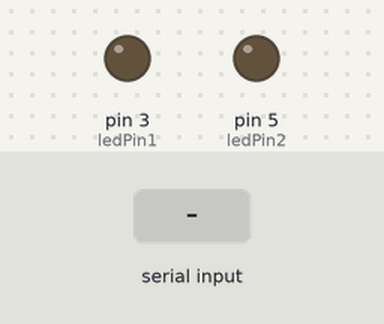
Recording of a sketch running on a simulated Arduino Uno, built with avr-gcc and run on an emulated ATmega328P. Shown: output pins drawn as LEDs (lit = HIGH). Inputs (shaded band) come from the test bench.

Above: at 1.2 s.
1.3 s: "A" received over Serial
At 2.5 s:
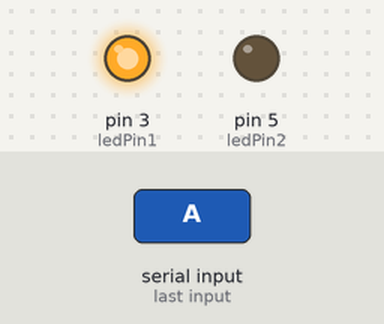
2.8 s: "B" received over Serial
At 3.6 s:
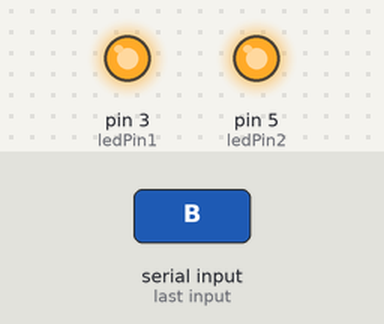
Timing chart, 0 to 5.8 s (numbered marks = the images above; inputs shaded):
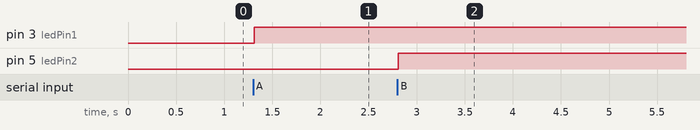

Measured:
- after the input at 1.3 s, pin 3 (ledPin1): LOW → HIGH at once
- after the input at 2.8 s, pin 5 (ledPin2): LOW → HIGH at once

The sketch:

_9_dj.ino
```cpp
const int ledPin1 = 3;
const int ledPin2 = 5;

int id = 0;  // byte sent from max
int maxData = 0;


void setup() {
  // put your setup code here, to run once:

  Serial.begin(9600);

  // init input and output
  pinMode(ledPin1, OUTPUT);
  pinMode(ledPin2, OUTPUT);
}

void loop() {
  // put your main code here, to run repeatedly:

  if (Serial.available() > 0) {
    id = Serial.read();
    //Serial.println(id);

    delay(10);

    if (id == 'A') {
      maxData = Serial.read();
      analogWrite(ledPin1, maxData);
    }

    if (id == 'B') {
      maxData = Serial.read();
      analogWrite(ledPin2, maxData);
    }
  }
}
```
